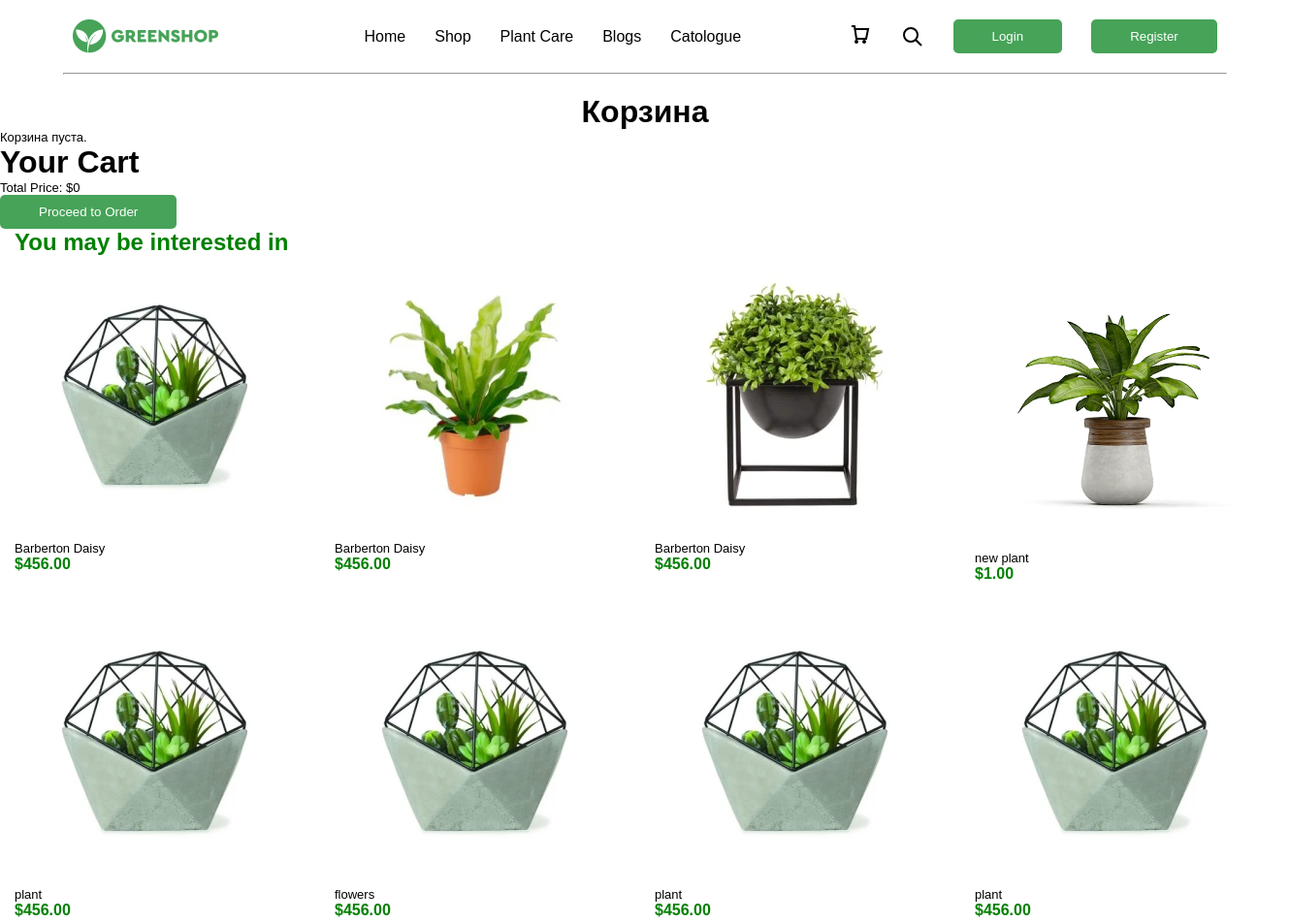
Before: /cart/ (upper part) with the older database file.
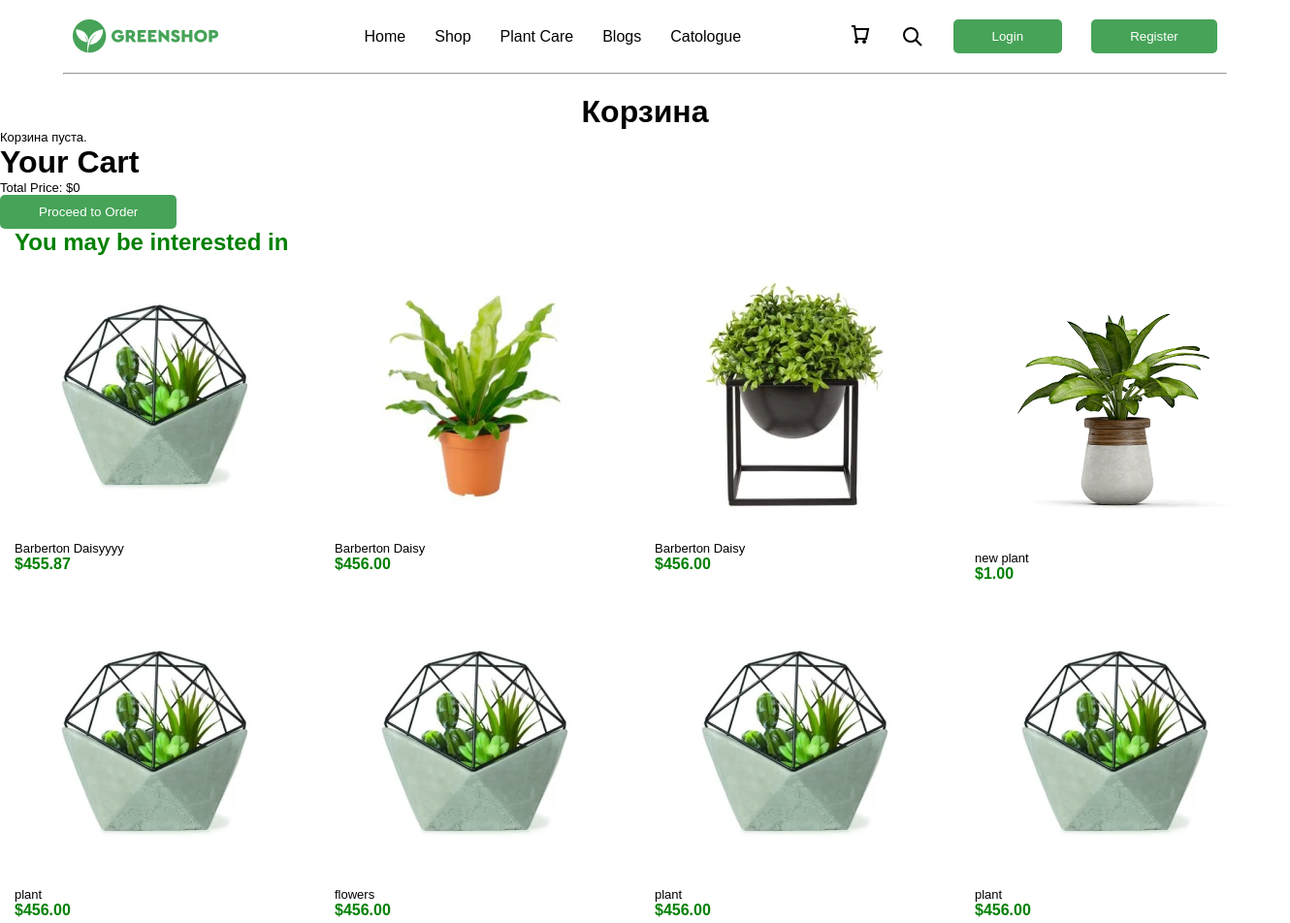
After: the same page with the newer database file.
### plant/models.py (models this page shows, shortened)
class TimeAbstract(models.Model):
    created_at = models.DateField('created', auto_now_add=True)
    updated_at = models.DateField('', auto_now=True)
    class Meta:
        abstract = True

class Plant(TimeAbstract):
    class Meta:
        verbose_name_plural = 'plants'
        verbose_name = 'plant'
    name = models.CharField(max_length=100)
    price = models.DecimalField(decimal_places=2, max_digits=10)
    short_description = models.TextField()
    sizes = models.ManyToManyField('plant.Size', related_name='plant')
    category = models.ForeignKey('plant.Category', on_delete=models.PROTECT, related_name='plant')
    tags = models.ManyToManyField('plant.Tag', related_name='plant')
    description = models.ForeignKey('plant.Description', on_delete=models.PROTECT)
    user =  models.ForeignKey('auth.User', on_delete=models.PROTECT, related_name='plants')
    @property
    def image(self):
        if self.images.first():
            return self.images.first().image
        return None

class ImagePlant(TimeAbstract):
    class Meta:
        verbose_name_plural = 'images'
        verbose_name = 'image'
    plant = models.ForeignKey('plant.Plant', on_delete=models.PROTECT, related_name='images')
    image = ResizedImageField(upload_to='plant_images/', quality=90, force_format='WEBP')

### plant/views.py (the view)
# urls.py: path('cart/', views.CartView.as_view(), name='cart'),
class CartView(View):
    def get(self, request, *args, **kwargs):
        cart = request.session.get('cart', {})
        cart_items = []
        total_price = 0
        categories = Category.objects.all()
        plants = Plant.objects.all()
        for plant_id, quantity in cart.items():
            plant = Plant.objects.get(id=plant_id)
            item_price = plant.price * quantity
            cart_items.append({'product': plant, 'quantity': quantity, 'item_price': item_price})
            total_price += item_price
        context = {
            'cart_items': cart_items,
            'total_price': total_price,
            'categories': categories,
            'plants': plants,
        }
        return render(request, 'cart/cart.html', context)

### templates/cart/cart.html (shortened to what this page needs)
{% extends 'main.html' %}
{% block content %}
<h1 class="text-center pad-top-20 pad-20-media">Корзина</h1>
{% if cart_items %}
    <div class="col-display-cart container align-center">
      {% for item in cart_items %}
      <div class="cart-item">
          <img src="{{ item.product.image.url }}" alt="{{ item.product.name }}" />
          <h2>{{ item.product.name }}</h2>
          <div class="price">${{ item.product.price|floatformat:2 }}</div>
          <form method="post" action="" class="quantity-controls">
              {% csrf_token %}
              <input type="hidden" name="plant_id" value="{{ item.product.id }}" />
              <button type="submit" name="action" value="decrease">−</button>
              <span>{{ item.quantity }}</span>
              <button type="submit" name="action" value="increase">+</button>
          </form>
          <div class="price">Всего: ${{ item.item_price|floatformat:2 }}</div>
          <form method="post" action="{% url 'remove_from_cart' %}">
            {% csrf_token %}
            <input type="hidden" name="plant_id" value="{{ item.product.id }}" />
            <button type="submit"><svg xmlns="http://www.w3.org/2000/svg" width="24" height="24" viewBox="0 0 24 24" fill="none" stroke="currentColor" stroke-width="2" stroke-linecap="round" stroke-linejoin="round">
              <path d="M3 6h18"/>
              <path d="M19 6l-1 14H6L5 6"/>
              <path d="M10 11l4 4M14 11l-4 4"/>
            </svg>
            </button>
          </form>
      </div>
  {% endfor %}
    </div>
    <div class="text-end">
        <h3 class="text-center text-end container pad-20-media">
            Общая сумма: ${{ total_price|floatformat:2 }}
        </h3>
    </div>
    <div class="text-end">
        {% comment %} <a href="" class="btn btn-success">Перейти к оформлению</a> {% endcomment %}
    </div>
{% else %}
    <p>Корзина пуста.</p>
{% endif %}
<h1>Your Cart</h1>
<p>Total Price: ${{ total_price }}</p>
<form action="{% url 'create_order' %}" method="POST">
    <button type="submit">Proceed to Order</button>
</form>
  <div class="container">
    <h2 class="green text-center-media ">You may be interested in</h2>
    <div class="display-plant1 container media-container">
      {% for plant in plants|slice:':8' %}
      <a href="{% url "detail_plant" plant.id %}">
        <div >
          <img class="card" src="{{ plant.image.url }}" alt="" />
          <p>{{ plant.name }}</p>
          <h4 class="green">${{ plant.price }}</h4>
        </div>
      </a>
      {% endfor %}
    </div>
  </div>
{% endblock %}

Changed rows visible on the page:
changed Plant: name "Barberton Daisy" → "Barberton Daisyyyy"; price "456.00" → "455.87"
